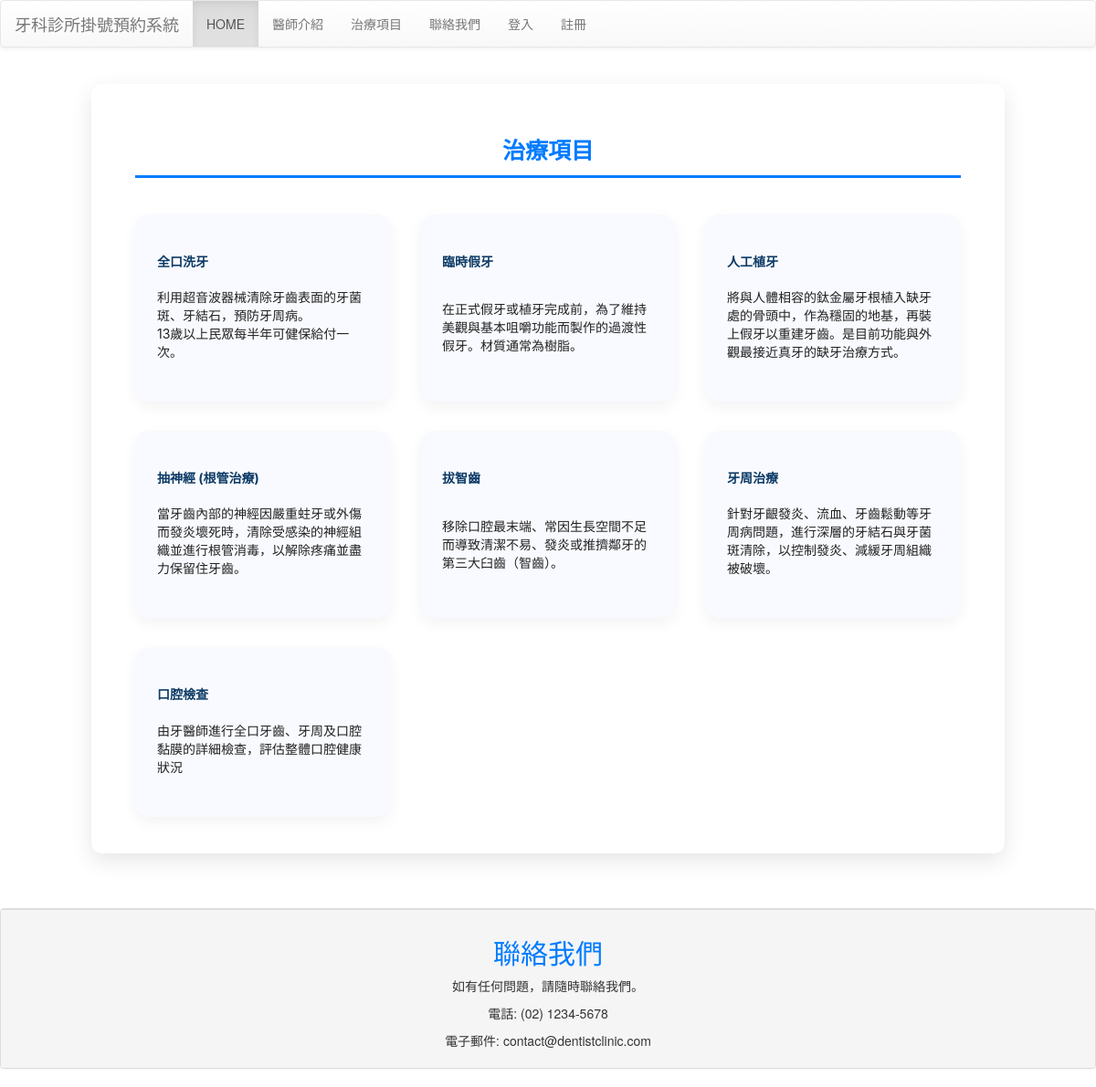
Page /services/ on the committed database.
### basic/models.py (models this page shows, shortened)
class Service(models.Model):
    name=models.CharField(max_length=100)
    description=models.TextField()
    price=models.IntegerField(default=150)

### basic/views.py (the view)
# urls.py: path('services/',services),
def services(request):
	services=Service.objects.all()
	return render(request,'basic/services.html',locals())

### context_processors.py (called while the page is built)
def user_identity_flags(request):
    return {
        'is_patient': request.session.get('is_patient', False),
        'is_manager': request.session.get('is_manager', False),
    }

### templates/basic/services.html (shortened to what this page needs)
{% extends 'basic/base.html' %}
{% block content %}
    <div class="services-container" role="main" aria-label="治療項目列表">
        <h2>治療項目</h2>
        <div class="service-list">
            {% for service in services %}
                <div class="service-card" tabindex="0" aria-labelledby="service-title-{{forloop.counter}}">
                    <h3 id="service-title-{{forloop.counter}}" class="service-title">{{service.name}}</h3>
                    <p class="service-description">{{service.description|linebreaks}}</p>
                </div>
            {% empty %}
                <p>目前無治療項目資料。</p>
            {% endfor %}
        </div>
    </div>
{% endblock %}

### templates/basic/base.html (shortened to what this page needs)
<!DOCTYPE html>
<html>
<head>
	{%load static%}
	<link rel="stylesheet" type="text/css" href="{%static 'bootstrap/bootstrap.min.css'%}">
	<link rel="stylesheet" type="text/css" href="{%static 'bootstrap/bootstrap-theme.min.css'%}">
	<link rel="stylesheet" type="text/css" href="{%static 'bootstrap/bootstrap.min.js'%}">
</head>
<body>
	{%include 'basic/header.html'%}
	{%block content%}{%endblock%}
	<br>
	{%include 'basic/footer.html'%}
</body>
</html>

### templates/basic/header.html (shortened to what this page needs)
<nav class="navbar navbar-default">
	<div class="container-fluid">
		<div class="navbar-header">
			<div class="navbar-brand" align='center'>
				牙科診所掛號預約系統
			</div>
		</div>
		<ul class="nav navbar-nav">
			<li class="active"><a href="/">HOME</a></li>
			{%if is_patient%}
				<li><a href="/register">掛號</a></li>
				<li><a href="/search">查詢預約</a></li>
				<li><a href="/dentists">醫師介紹</a></li>
				<li><a href="/services">治療項目</a></li>
				<li><a href="/contact">聯絡我們</a></li>
				<li><a href="/info">個人資料</a></li>
				<li><a href="/logout">登出</a></li>
			{%else%}
				<li><a href="/dentists">醫師介紹</a></li>
				<li><a href="/services">治療項目</a></li>
				<li><a href="/contact">聯絡我們</a></li>
				<li><a href="/login">登入</a></li>
				<li><a href="/logon">註冊</a></li>
			{%endif%}
		</ul>
	</div>
</nav>

### templates/basic/footer.html
<div class="panel panel-default" align="center">
	<div class="panel-footer">
	    <h2 style="color: #007bff";>聯絡我們</h2>
	    <p>如有任何問題，請隨時聯絡我們。</p>
	    <p>電話: (02) 1234-5678</p>
	    <p>電子郵件: contact@dentistclinic.com</p>
	</div>
</div>

### templates/basic/services.html (style rules this page uses)
.services-container { max-width: 1000px; margin: 40px auto; background: #ffffff; border-radius: 12px; box-shadow: 0 8px 24px rgba(0, 0, 0, 0.1); padding: 40px 48px; font-family: 'Inter', sans-serif; color: #222222; }
.services-container h2 { font-weight: 700; font-size: 2.5rem; margin-bottom: 40px; border-bottom: 3px solid #007bff; padding-bottom: 12px; color: #007bff; text-align: center; }
.service-list { display: grid; grid-template-columns: repeat(auto-fit, minmax(280px, 1fr)); gap: 32px; }
.service-card { background: #f9faff; padding: 24px; border-radius: 16px; box-shadow: 0 6px 16px rgba(0, 0, 0, 0.05); transition: transform 0.3s ease, box-shadow 0.3s ease; display: flex; flex-direction: column; justify-content: space-between; }
.service-title { font-size: 1.4rem; font-weight: 700; color: #0d3b66; margin-bottom: 12px; }

### rows in the picture
Service: name "全口洗牙", description "利用超音波器械清除牙齒表面的牙菌斑、牙結石，預防牙周病。 13歲以上民眾每半年可健保給付一次。"
Service: name "臨時假牙", description "在正式假牙或植牙完成前，為了維持美觀與基本咀嚼功能而製作的過渡性假牙。材質通常為樹脂。"
Service: name "人工植牙", description "將與人體相容的鈦金屬牙根植入缺牙處的骨頭中，作為穩固的地基，再裝上假牙以重建牙齒。是目前功能與外觀最接近真牙的缺牙治療方式。"
Service: name "抽神經 (根管治療)", description "當牙齒內部的神經因嚴重蛀牙或外傷而發炎壞死時，清除受感染的神經組織並進行根管消毒，以解除疼痛並盡力保留住牙齒。"
Service: name "拔智齒", description "移除口腔最末端、常因生長空間不足而導致清潔不易、發炎或推擠鄰牙的第三大臼齒（智齒）。"
Service: name "牙周治療", description "針對牙齦發炎、流血、牙齒鬆動等牙周病問題，進行深層的牙結石與牙菌斑清除，以控制發炎、減緩牙周組織被破壞。"
Service: name "口腔檢查", description "由牙醫師進行全口牙齒、牙周及口腔黏膜的詳細檢查，評估整體口腔健康狀況"
